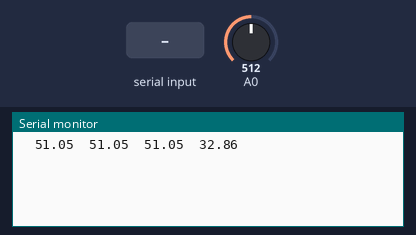
Recording of a sketch running on a simulated Arduino Uno, built with avr-gcc and run on an emulated ATmega328P. On the bench: the last lines printed to the serial monitor. The test bench sets the inputs (shaded band); at power-on: A0 = 512.

Above: at 2.0 s.
2.1 s: "#" received over the second serial link
At 3.5 s:
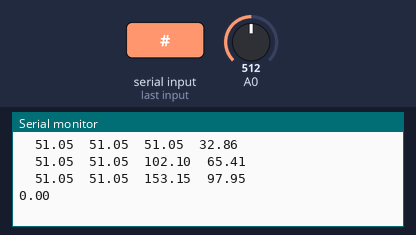
4.5 s: A0 set to 716
At 5.8 s:
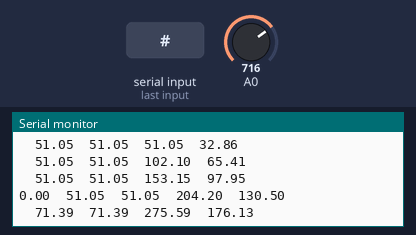
6.0 s: A0 set to 900
At 6.9 s:
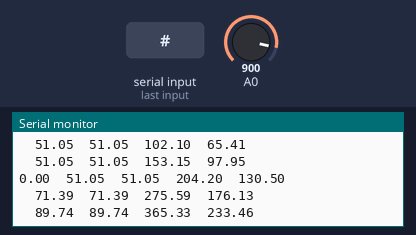
Timing chart, 0 to 9.0 s (numbered marks = the images above; inputs shaded):
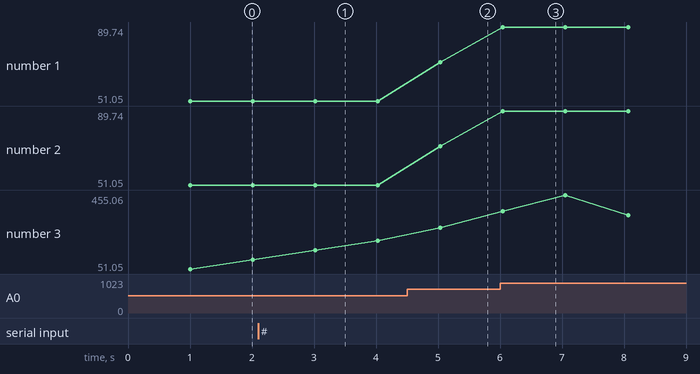

The sketch:

client.ino
```cpp
#include<SoftwareSerial.h>
SoftwareSerial BTSerial(2,3); //RX|TX

String inputString = "";
boolean stringComplete = false;
float setpoint;
float actual;
float e;
float I;
float P;
float integral = 0;
float Kp=0.0025;
float Ki=.255;

void setup() {
  Serial.begin(9600);
  BTSerial.begin(9600);
  inputString.reserve(200);
}

void loop() {
  //delay(1000);
  serialEvent();
  if (stringComplete) {
    inputString = inputString.substring(0, inputString.length()-1);
    actual=inputString.toFloat();
    Serial.print(actual);
    inputString = "";
    stringComplete = false;
  }
  //actual=0;
  delay(1000);
  setpoint = (102./1023.)*analogRead(A0);
  Serial.print("\t");
  Serial.print(setpoint);
  e=setpoint-actual;
  Serial.print("\t");
  Serial.print(e);
  integral=integral+e;
  Serial.print("\t");
  Serial.print(integral);
  P=e*Kp;
  I=integral*Ki;
  float drive= (P + I)*(255./102.);
  if ((drive)>255)
  {
           drive=255;
           integral = 255;
  }
  Serial.print("\t");
  Serial.println(drive);
  BTSerial.print(drive);
  BTSerial.print('#');

  //delay(100);
}

void serialEvent() {
  while (BTSerial.available()) {
    char inChar = (char)BTSerial.read();
    inputString += inChar;
    if (inChar == '#') {
      stringComplete = true;
    }
  }
}
```

Measured:
- after the input at 2.1 s, the serial monitor: prints a new line after 0.95 s (image 1)
- after the input at 4.5 s, the serial monitor: prints a new line after 0.54 s (image 2)
- after the input at 6.0 s, the serial monitor: prints a new line after 0.05 s (image 3)
- plotted number 1: 51.05 → 71.39 after the input at 4.5 s, 71.39 → 89.74 after the input at 6.0 s
- plotted number 2: 51.05 → 71.39 after the input at 4.5 s, 71.39 → 89.74 after the input at 6.0 s
- plotted number 3: 204.2 → 275.59 after the input at 4.5 s, 275.59 → 434.47 after the input at 6.0 s
